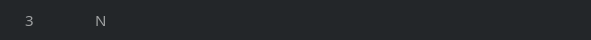
    <widget class="QGroupBox" name="RFIDgroupBox3">
     <property name="geometry">
      <rect>
       <x>6</x>
       <y>126</y>
       <width>591</width>
       <height>40</height>
      </rect>
     </property>
     <property name="styleSheet">
      <string notr="true">background-color: rgb(35, 38, 41);
border: 1px solid rgb(35, 38, 41);
border-radius: 17px</string>
     </property>
     <property name="title">
      <string/>
     </property>
     <widget class="QLabel" name="Rfidshno3">
      <property name="geometry">
       <rect>
        <x>20</x>
        <y>12</y>
        <width>21</width>
        <height>16</height>
       </rect>
      </property>
      <property name="font">
       <font>
        <family>AppleSDGothicNeoB00</family>
        <pointsize>11</pointsize>
        <weight>50</weight>
        <bold>false</bold>
       </font>
      </property>
      <property name="styleSheet">
       <string notr="true">color: rgb(159, 161, 162);</string>
      </property>
      <property name="text">
       <string>3</string>
      </property>
     </widget>
     <widget class="QLabel" name="RFIDaidm3">
      <property name="geometry">
       <rect>
        <x>90</x>
        <y>12</y>
        <width>41</width>
        <height>16</height>
       </rect>
      </property>
      <property name="font">
       <font>
        <family>AppleSDGothicNeoB00</family>
        <pointsize>11</pointsize>
        <weight>50</weight>
        <bold>false</bold>
       </font>
      </property>
      <property name="styleSheet">
       <string notr="true">color: rgb(159, 161, 162);</string>
      </property>
      <property name="text">
       <string>N</string>
      </property>
     </widget>
     <widget class="QLabel" name="RFIDnotelb3">
      <property name="geometry">
       <rect>
        <x>438</x>
        <y>12</y>
        <width>131</width>
        <height>20</height>
       </rect>
      </property>
      <property name="font">
       <font>
        <family>AppleSDGothicNeoB00</family>
        <pointsize>11</pointsize>
        <weight>50</weight>
        <bold>false</bold>
       </font>
      </property>
      <property name="styleSheet">
       <string notr="true">color: rgb(159, 161, 162);</string>
      </property>
      <property name="text">
       <string/>
      </property>
     </widget>
     <widget class="QLabel" name="M03IPlb">
      <property name="geometry">
       <rect>
        <x>290</x>
        <y>12</y>
        <width>121</width>
        <height>20</height>
       </rect>
      </property>
      <property name="font">
       <font>
        <family>AppleSDGothicNeoB00</family>
        <pointsize>11</pointsize>
        <weight>50</weight>
        <bold>false</bold>
       </font>
      </property>
      <property name="styleSheet">
       <string notr="true">color: rgb(159, 161, 162);</string>
      </property>
      <property name="text">
       <string/>
      </property>
     </widget>
     <widget class="QLabel" name="RFIDnote3">
      <property name="geometry">
       <rect>
        <x>410</x>
        <y>12</y>
        <width>151</width>
        <height>20</height>
       </rect>
      </property>
      <property name="font">
       <font>
        <family>AppleSDGothicNeoB00</family>
        <pointsize>11</pointsize>
        <weight>50</weight>
        <bold>false</bold>
       </font>
      </property>
      <property name="styleSheet">
       <string notr="true">color: rgb(159, 161, 162);</string>
      </property>
      <property name="text">
       <string/>
      </property>
     </widget>
     <widget class="QLabel" name="StateM03lb">
      <property name="geometry">
       <rect>
        <x>210</x>
        <y>10</y>
        <width>31</width>
        <height>21</height>
       </rect>
      </property>
      <property name="text">
       <string/>
      </property>
     </widget>
    </widget>
